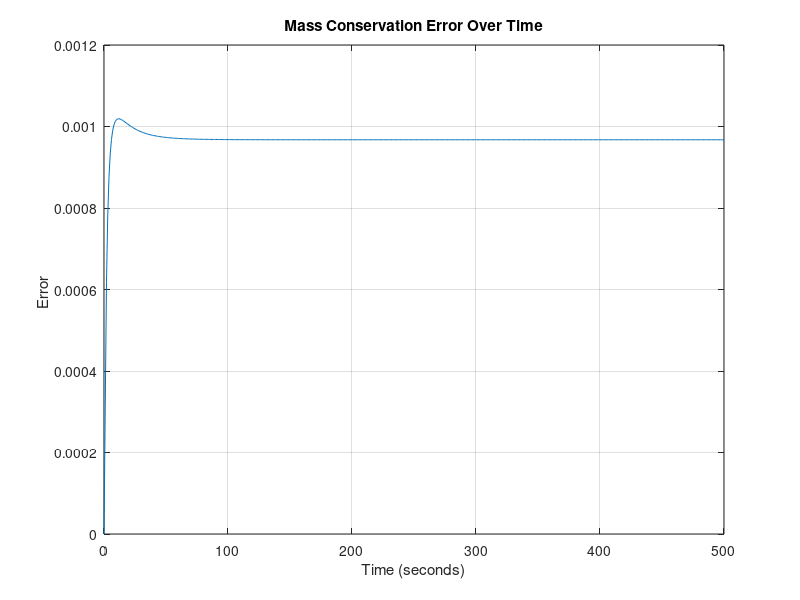
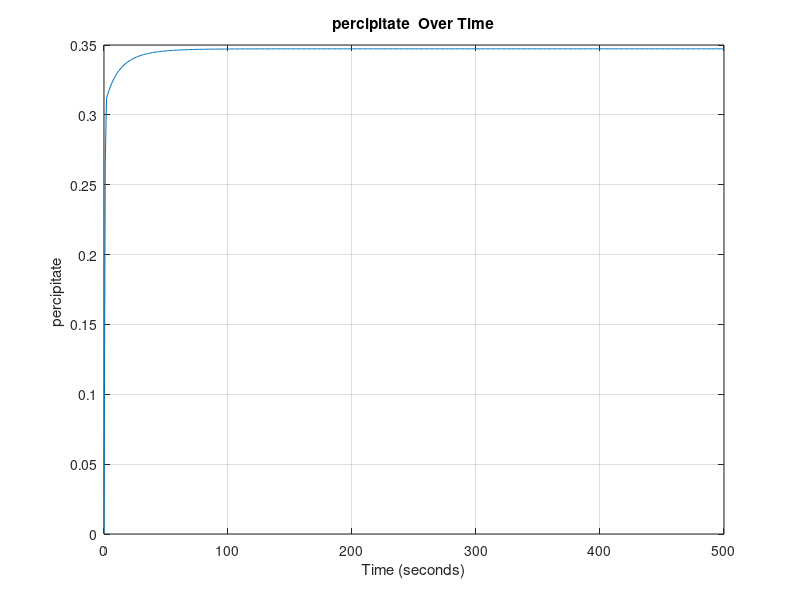
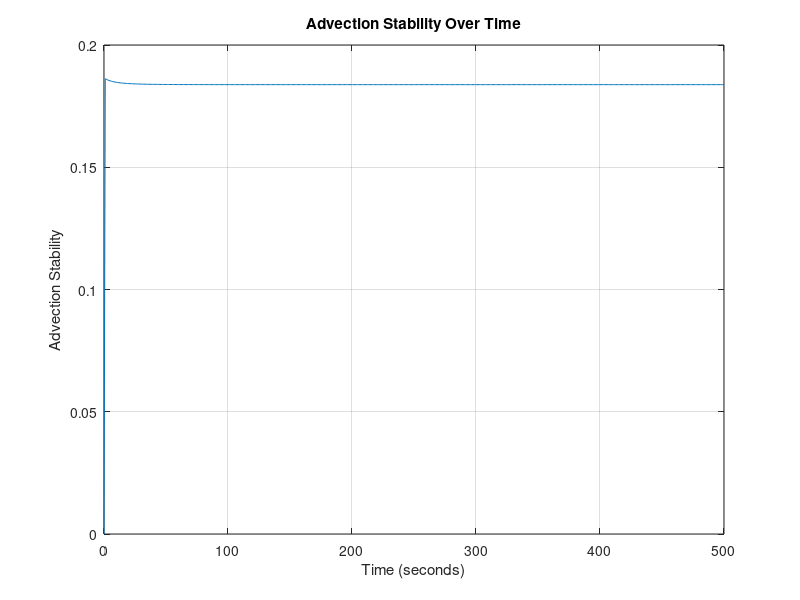
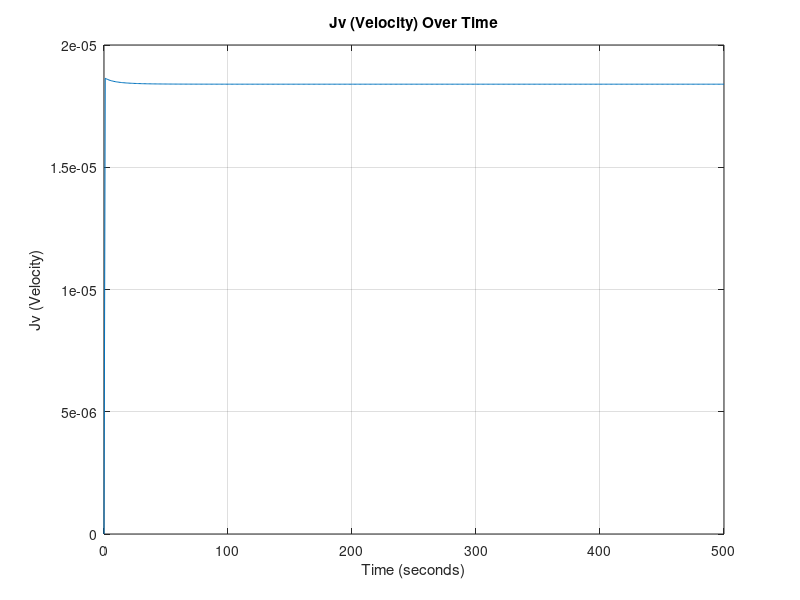

Reproduce these figures in MATLAB, in order. (Note: this script raises an error after producing the figures.)
%__Gruppe 3-Simulering-3.Sem__
clear
close all
clc
%% Inital Parameters
domain_length = 0.1;   % Domain length (meters)
domain_steps = 1000;    % Number of spatial domain_steps points
dx = domain_length / (domain_steps - 1); % Position discretization
 
time_length = 500;      % Time length (seconds)
time_steps = 500;       % Number of time steps
dt = time_length / time_steps; % Temporal discretization

% DEFINED VARIABLES
D = 1.464*10^-9; % Diffusivity coefficient H2PO4- in water [m^2 s^-1]
feed_conc = 0.1; % Constant solute concentration at the first cell 0.1 molar [H2PO4-]
TMP = 35; %TMP: Transmembrane Pressure [bar]

area = 0.001; % Area of the membrane surface [m^2]
kw = 5.7311*10^(-7); % Initial water permeability m^3 m^-2 bar^-1 s^-1 
my = 0.8903*10^-9; % Water viscosity [Bar∙s]
Rm = 1/(my*kw); % Rejection of water at the membrane (σ) [m^-1]
InitP = 0.263253+0.0011; % Initial percipitation
alpha = 95000000000; % Specific resistance of fouling [m mol m^3]
PC = 0.5; %Percipitate Advection Coefficient

sig_m = 0.1; % Rejection of ions 

% PHYSICAL CONSTANTS
R= 8.31415*10^-2; % Gasconstant [L^3 Bar mol^-1 K^-1]
T= 273.15+25; %Temperature [K]
 
% Anonymous functions
%Lv = @(time) kw*exp(-kb*time); %Water permeability dependent on Fouling

Mp = @(conc) 0.0011*exp(36.328*conc) + 0.263253; % concentration of udfæld in respect to phosphate increase.
Rf = @(conc) alpha*(Mp(conc)/area); % Rate of fouling
Lv = @(conc) 1/(my*(Rm+Rf(conc))); % Water permeability dependent on fouling


% Create a grid for space and time
x = linspace(0, domain_length, domain_steps);
t = linspace(0, time_length, time_steps);

% Initialize the concentration array AND Initial condition (1D)
C = zeros(domain_steps, time_steps)+0.1; % 0.1 molar [H2PO4] at pH 2.9


%Diffusive Stability
DS = D*dt/dx^2;
fprintf('\n Diffusivity Stability = %f', DS);
if DS>0.5 
   fprintf(2,'\n ERROR: Stabilitetsfejl');
else
    fprintf('\n Stable Diffusion Model !!');
end


%% Time-stepping loop
for j = 2:time_steps
    for i = 1:domain_steps
        LastC = C(domain_steps, j-1);

        C(1, :) = feed_conc; % Set the leftmost boundary to 0.1

        if j == 2
            Ptot = InitP; % The rate of percipitation WI
        else
            Ptot = Mp(LastC) + (Mp(LastC) - InitP)*Jv*(dt/dx)*PC;
        end

        Jv = (kw*(TMP-(1*R*T*(LastC))));  % Volume flux = Jv ,  in terms of osmotic pressure (TMP, R, T, delta_C) and Lv. [m/s]

        % Calculate the second derivative in x direction
        if i == 1 %_Left Cell__
            d2Cdx2 = 0;
            dCdt_advection = 0;

        elseif i == domain_steps %__Membrane Cell___
            % No right neighbor at the last cell and MEMBRANE
            d2Cdx2 = (D * (C(domain_steps - 1, j-1) - C(domain_steps, j-1)) / dx^2) + C(i,j-1)*(sig_m)*Jv/(dx);
        else    %__Normal Cells__
            % Calculate the second derivative normally
            d2Cdx2 = D * (C(i + 1, j-1) - 2 * C(i, j-1) + C(i - 1, j-1)) / dx^2;
            % Apply advection term
            dCdt_advection = -Jv * (C(i, j-1) - C(i-1, j-1)) / dx;
        end
        % Apply the diffusion-advection-(electromigration) equation
        C(i, j) = C(i, j-1) + dt * (d2Cdx2 + dCdt_advection);
        Jv_values(j) = Jv; % Plot values
        P_values(j) = Ptot;
        AS(j) = Jv * dt/dx; % Stability plot values
    end
end
%% CONSERVATION ERROR

Systemdiff = [0, diff(sum(C,1))]; % Diffrence in systemsums

inflow = Jv_values*feed_conc*(dt/dx); % Inflow array
outflow = C(domain_steps, :).* Jv_values*(1-sig_m)*(dt/dx); % Outflow array 

ERROR = Systemdiff - inflow + outflow; % The mass conservation error



%% 2D Plots

% Plot Mass Conservation Error values over time

figure;
plot(t, ERROR);
xlabel('Time (seconds)');
ylabel('Error ');
title('Mass Conservation Error Over Time');
grid on;


% Plot Percipitate (DS) values over time

figure;
plot(t, P_values);
xlabel('Time (seconds)');
ylabel('percipitate ');
title('percipitate  Over Time');
grid on;

% Plot Advection Stability (DS) values over time

figure;
plot(t, AS);
xlabel('Time (seconds)');
ylabel('Advection Stability');
title('Advection Stability Over Time');
grid on;

% Plot Jv values over time
figure;
plot(t, Jv_values);
xlabel('Time (seconds)');
ylabel('Jv (Velocity)');
title('Jv (Velocity) Over Time');
grid on;


% Define fractions of time steps you want to visualize
time_fraction = [0.001, 0.01, 0.1, 0.25, 0.9];  % For example, 0.1 corresponds to 10% of time steps

% Calculate the corresponding time indices
time_instances = round(time_fraction * time_steps);

% Create a figure for the first plot
figure;
hold on;

% Plot concentration at specific time instances
for i = 1:length(time_instances)
    time_index = time_instances(i);
    plot(x, C(:, time_index));
end

xlabel('Position (meters)');
ylabel('Concentration');
title('Concentration Over Time at Different Instances');

% Add a legend for clarity
legend(arrayfun(@(f) ['t=', num2str(f)], time_fraction, 'UniformOutput', false));

grid on;
hold off;


%% 3D Plot

% Create a 3D surface plot to visualize concentration over time and position
[T, X] = meshgrid(t, x);
figure;
h = surf(X, T, C); % Transpose removed here
xlabel('Position (meter)');
ylabel('Tid (sekunder)');
zlabel('Koncentration (M)');
title('Koncentration Over Tid og Position');

% Set axis limits to start at the origin
xlim([0, domain_length]);
ylim([0, time_length]);
zlim([0, 1.5]); % Assuming max(C(:)) is the maximum concentration in your data

set(h,'LineStyle','none')
colormap(jet)
clim([0.1 0.12])
